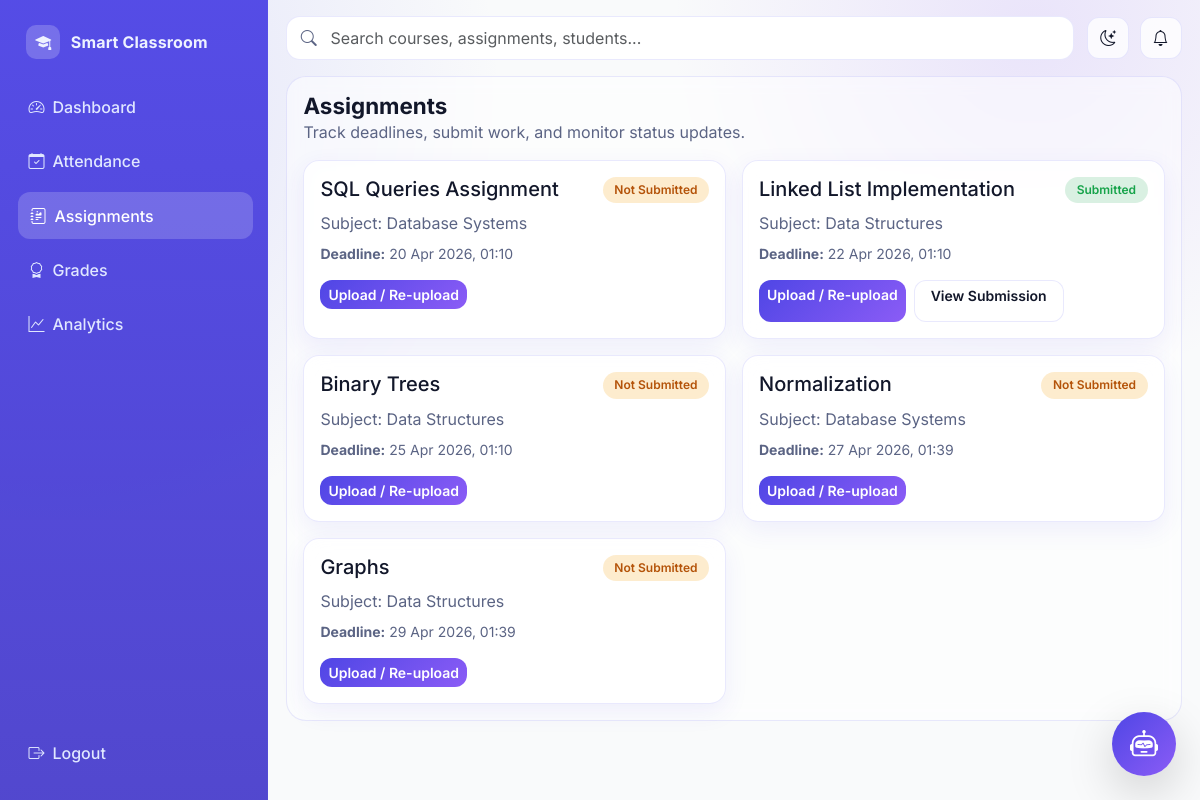
Page /student/assignments (signed in) on the committed database.
### models/__init__.py (models this page shows)
class Assignment(db.Model):
    id = db.Column(db.Integer, primary_key=True)
    teacher_id = db.Column(db.Integer, db.ForeignKey("teacher_profile.user_id"), nullable=False)
    title = db.Column(db.String(200), nullable=False)
    description = db.Column(db.Text, nullable=False)
    deadline = db.Column(db.DateTime, nullable=False)
    max_marks = db.Column(db.Integer, nullable=False)
    created_at = db.Column(db.DateTime, default=lambda: datetime.now(timezone.utc), nullable=False)
    submissions = db.relationship("Submission", backref="assignment", lazy=True, cascade="all, delete")

class TeacherProfile(db.Model):
    user_id = db.Column(db.Integer, db.ForeignKey("user.id"), primary_key=True)
    subject = db.Column(db.String(100), nullable=False)
    assignments = db.relationship("Assignment", backref="teacher", lazy=True, cascade="all, delete")

### routes/student_routes.py (the view)
@student_bp.route("/assignments", methods=["GET"])
@login_required
@role_required("Student")
def assignments():
    all_assignments = Assignment.query.order_by(Assignment.deadline.asc()).all()
    now = datetime.utcnow()
    submissions = Submission.query.filter_by(student_id=current_user.id).all()
    submission_map = {item.assignment_id: item for item in submissions}
    rows = []
    for assignment in all_assignments:
        submission = submission_map.get(assignment.id)
        status = "Not Submitted"
        if submission:
            status = submission.status
        elif assignment.deadline < now:
            status = "Not Submitted"
        rows.append({"assignment": assignment, "submission": submission, "status": status})
    return render_template("student/assignments.html", rows=rows)

### app.py (called while the page is built)
def create_app():
    app = Flask(__name__)
    app.config.from_object(Config)
    os.makedirs(app.config["UPLOAD_FOLDER"], exist_ok=True)
    db.init_app(app)
    bcrypt.init_app(app)
    login_manager.init_app(app)
    csrf.init_app(app)
    register_blueprints(app)
    @app.context_processor
    def inject_globals():
        return {"app_name": "College Management System"}
    with app.app_context():
        db.create_all()
    return app

### models/__init__.py (called while the page is built)
@login_manager.user_loader
def load_user(user_id):
    return User.query.get(int(user_id))

    @property
    def status(self):
        if self.submitted_at and self.assignment and self.submitted_at > self.assignment.deadline:
            return "Late"
        return "Submitted"

### templates/student/assignments.html
{% extends 'base.html' %} {% block title %} - Student Assignments{% endblock %}
{% block content %}
<section class="page-header">
  <div>
    <h1 class="page-title">Assignments</h1>
    <p class="text-muted-soft mb-0">
      Track deadlines, submit work, and monitor status updates.
    </p>
  </div>
</section>
<div class="row g-3">
  {% for row in rows %}
  <div class="col-lg-6">
    <article class="app-card p-3 h-100">
      <div class="d-flex justify-content-between align-items-start mb-2">
        <h5 class="mb-0">{{ row.assignment.title }}</h5>
        <span
          class="badge status-badge {{ 'pending' if row.status == 'Not Submitted' else ('late' if row.status == 'Late' else 'submitted') }}"
        >
          {{ row.status }}
        </span>
      </div>
      <p class="text-muted-soft mb-2">
        Subject: {{ row.assignment.teacher.subject }}
      </p>
      <div class="small text-muted-soft mb-3">
        <strong>Deadline:</strong> {{ row.assignment.deadline.strftime('%d %b
        %Y, %H:%M') }}
      </div>
      <div class="d-flex flex-wrap gap-2">
        <a
          href="{{ url_for('student.submit_assignment', assignment_id=row.assignment.id) }}"
          class="btn btn-primary btn-sm"
        >
          Upload / Re-upload
        </a>
        {% if row.submission %}
        <a
          href="{{ url_for('core.download_file', filename=row.submission.file_path) }}"
          class="btn btn-soft btn-sm px-3"
        >
          View Submission
        </a>
        {% endif %}
      </div>
    </article>
  </div>
  {% else %}
  <div class="col-12">
    <article class="app-card p-4 text-center text-muted-soft">
      No assignments available.
    </article>
  </div>
  {% endfor %}
</div>
{% endblock %}

### static/css/styles.css (style rules this page uses)
:root { --bg: #f9fafb; --surface: rgba(255, 255, 255, 0.78); --surface-solid: #ffffff; --surface-muted: #f3f5fb; --text: #12172a; --text-soft: #5b6484; --primary: #4f46e5; --primary-2: #6366f1; --accent: #8b5cf6; --success: #16a34a; --danger: #ef4444; --warning: #f59e0b; --border: rgba(99, 102, 241, 0.14); --shadow-sm: 0 8px 24px rgba(79, 70, 229, 0.08); --shadow-md: 0 18px 44px rgba(31, 41, 55, 0.12); --radius-sm: 12px; --radius-md: 16px; --radius-lg: 20px; --transition: 240ms ease-in-out; }
* { box-sizing: border-box; }
html, body { margin: 0; padding: 0; min-height: 100%; font-family: "Inter", "Poppins", "Segoe UI", sans-serif; font-size: 16px; color: var(--text); background: radial-gradient( circle at 5% 12%, rgba(99, 102, 241, 0.16), transparent 33% ), radial-gradient( circle at 86% 4%, rgba(139, 92, 246, 0.14), transparent 28% ), var(--bg); }
a { color: inherit; }
.glass-card, .card, .app-card { border: 1px solid var(--border); background: var(--surface); backdrop-filter: blur(12px); border-radius: var(--radius-md); box-shadow: var(--shadow-sm); transition: transform var(--transition), box-shadow var(--transition), border-color var(--transition); }
.icon-btn, .btn-soft { border: 1px solid var(--border); background: var(--surface); border-radius: 12px; min-height: 42px; min-width: 42px; color: var(--text); transition: all var(--transition); }
.page-header { display: flex; align-items: center; justify-content: space-between; gap: 1rem; margin-bottom: 1rem; }
.page-title { margin: 0; font-size: 1.4rem; font-weight: 700; }
.text-muted-soft { color: var(--text-soft); }
.btn { border-radius: 12px; font-weight: 600; transition: all var(--transition); }
.btn-primary, .btn-success { border: none; background: linear-gradient(135deg, var(--primary), var(--accent)); }
.badge { border-radius: 999px; padding: 0.45rem 0.72rem; font-weight: 600; }
.status-badge.submitted, .badge-submitted { background: rgba(22, 163, 74, 0.16); color: #16a34a; }
.status-badge.pending, .badge-pending { background: rgba(245, 158, 11, 0.2); color: #b45309; }

### rows in the picture
Assignment: assignment "SQL Queries Assignment", assignment.deadline "20 Apr 2026, 01:10"
TeacherProfile: assignment.teacher.subject "Database Systems" "Database Systems"
Assignment: assignment "Linked List Implementation", assignment.deadline "22 Apr 2026, 01:10"
TeacherProfile: assignment.teacher.subject "Data Structures" "Data Structures" "Data Structures"
Assignment: assignment "Binary Trees", assignment.deadline "25 Apr 2026, 01:10"
Assignment: assignment "Normalization", assignment.deadline "27 Apr 2026, 01:39"
Assignment: assignment "Graphs", assignment.deadline "29 Apr 2026, 01:39"

### other values in the picture
{{ label }} "Dashboard" "Attendance" "Assignments" "Grades" "Analytics"
{{ row.status }} "Not Submitted" "Submitted" "Not Submitted" "Not Submitted" "Not Submitted"
